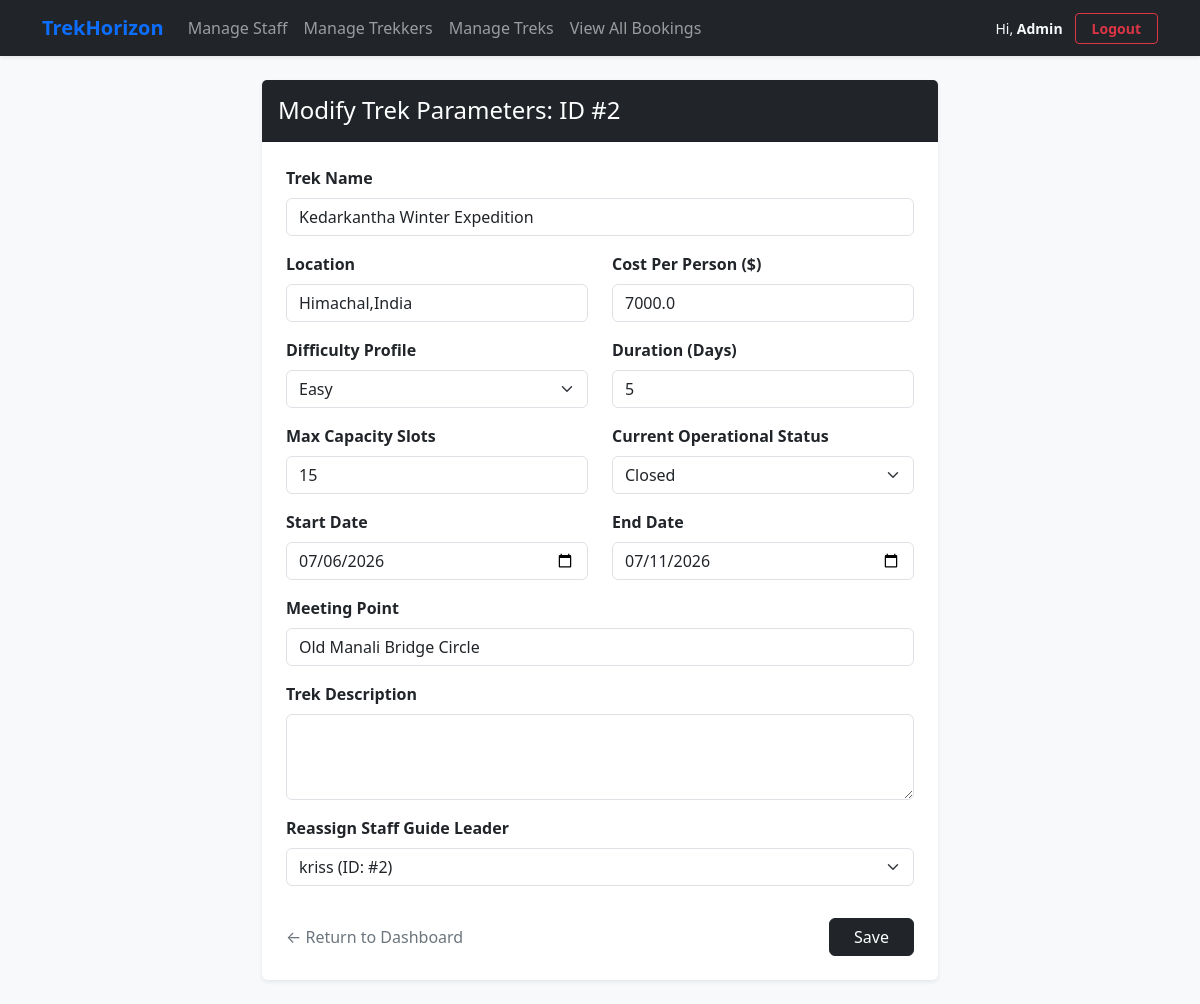
Before: /admin/trek/edit/2 (signed in) with the older database file.
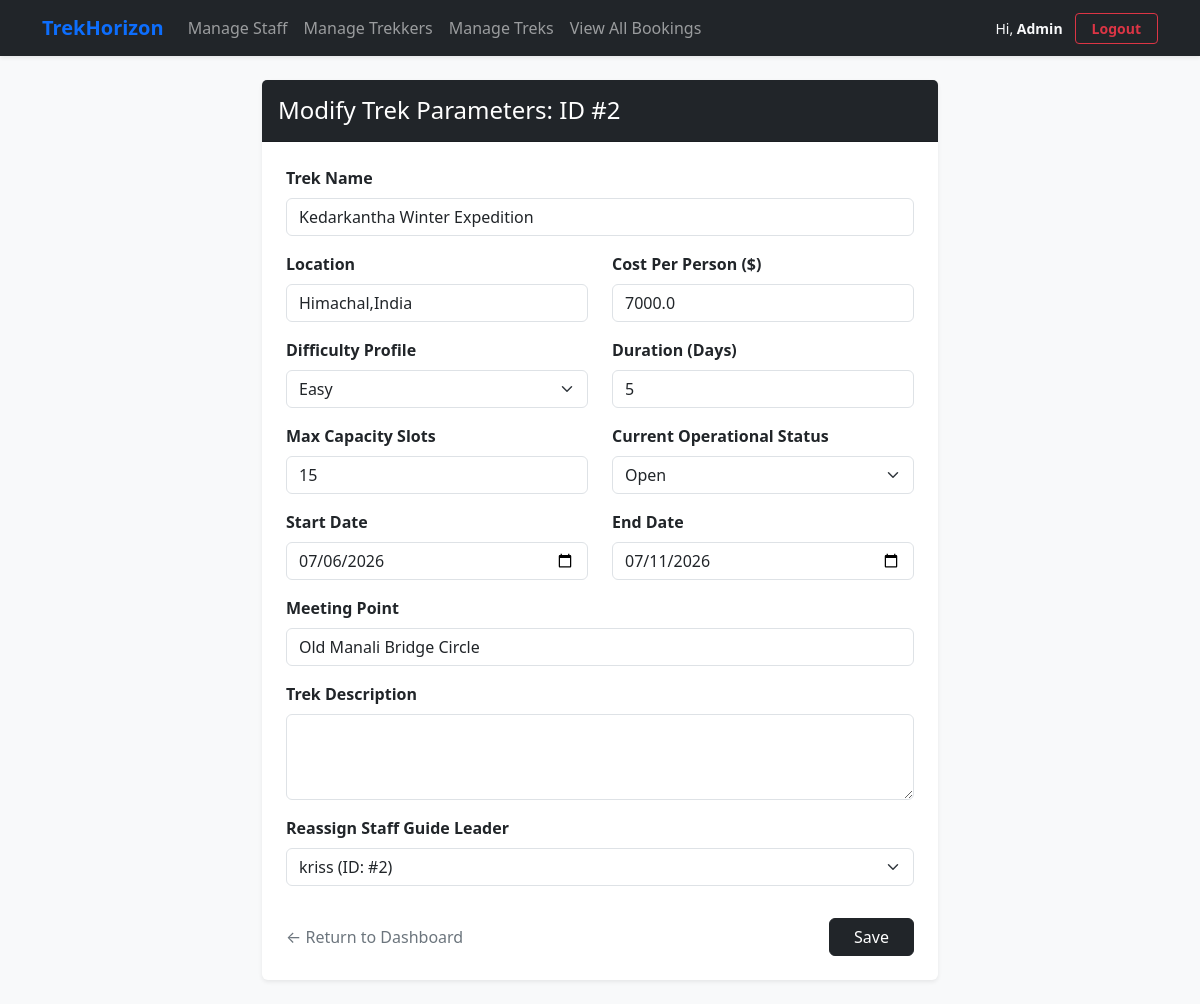
After: the same page with the newer database file.
### models.py (models this page shows)
class Trek(db.Model):
    trek_id = db.Column(db.Integer, primary_key=True, autoincrement=True)
    trek_name = db.Column(db.String(150), nullable=False)
    location = db.Column(db.String(150), nullable=False)
    difficulty = db.Column(db.Enum('Easy', 'Moderate', 'Hard', name='trek_difficulty'), nullable=False)
    duration_days = db.Column(db.Integer, nullable=False)
    available_slots = db.Column(db.Integer, nullable=False)
    max_slots = db.Column(db.Integer, nullable=False)
    start_date = db.Column(db.Date, nullable=False)
    end_date = db.Column(db.Date, nullable=False)
    status = db.Column(db.Enum('Pending', 'Started', 'Open', 'Closed', 'Completed', name='trek_status'), nullable=False)
    assigned_staff_id = db.Column(db.Integer, db.ForeignKey('user.user_id'), nullable=True)
    cost_per_person = db.Column(db.Float, nullable=False, default=0.0)
    meeting_point = db.Column(db.String(255), nullable=True)
    description = db.Column(db.Text, nullable=True)
    bookings = db.relationship('Booking', backref='trek', lazy=True)

class User(db.Model):
    user_id = db.Column(db.Integer, primary_key=True, autoincrement=True)
    name = db.Column(db.String(100), nullable=False)
    email = db.Column(db.String(100), nullable=False, unique=True)
    password = db.Column(db.String(255), nullable=False)
    phone = db.Column(db.String(20), nullable=True)
    role = db.Column(db.Enum('Admin', 'Staff', 'Trekker', name='user_roles'), nullable=False)
    status = db.Column(db.String(20), nullable=False, default='Approved')
    created_at = db.Column(db.DateTime, default=datetime.utcnow)
    managed_treks = db.relationship('Trek', backref='assigned_staff', lazy=True)
    bookings = db.relationship('Booking', backref='trekker', lazy=True)

### routes/admin.py (the view, shortened to what this page needs)
@app.route('/admin/trek/edit/<int:trek_id>', methods=['GET', 'POST'])
def admin_edit_trek(trek_id):
    if 'user_id' not in session or session['user_role'] != 'Admin':
        return "Access Forbidden", 403
    trek = Trek.query.get_or_404(trek_id)
    staff_members = User.query.filter_by(role='Staff', status='Approved').all()
    return render_template('adminedittrek.html', trek=trek, staff=staff_members)

### templates/adminedittrek.html (shortened to what the changed rows need)
{% extends 'base.html' %}
{% block content %}
<div class="container" style="max-width: 700px;">
    <div class="card shadow-sm border-0">
        <div class="card-header bg-dark text-white py-3">
            <h4 class="mb-0">Modify Trek Parameters: ID #{{ trek.trek_id }}</h4>
        </div>
        <div class="card-body p-4">
            <form action="/admin/trek/edit/{{ trek.trek_id }}" method="POST">
                <div class="mb-3">
                    <label class="form-label fw-bold">Trek Name</label>
                    <input type="text" name="trek_name" class="form-control" value="{{ trek.trek_name }}" required>
                </div>
                <div class="row">
                    <div class="mb-3 col-md-6">
                        <label class="form-label fw-bold">Location</label>
                        <input type="text" name="location" class="form-control" value="{{ trek.location }}" required>
                    </div>
                    <div class="mb-3 col-md-6">
                        <label class="form-label fw-bold">Cost Per Person ($)</label>
                        <input type="number" step="0.01" name="cost_per_person" class="form-control" value="{{ trek.cost_per_person }}" required>
                    </div>
                </div>
                <div class="row">
                    <div class="col-md-6 mb-3">
                        <label class="form-label fw-bold">Difficulty Profile</label>
                        <select name="difficulty" class="form-select" required>
                            <option value="Easy" {% if trek.difficulty == 'Easy' %}selected{% endif %}>Easy</option>
                        </select>
                    </div>
                    <div class="col-md-6 mb-3">
                        <label class="form-label fw-bold">Duration (Days)</label>
                        <input type="number" name="duration_days" class="form-control" min="1" value="{{ trek.duration_days }}" required>
                    </div>
                </div>
                <div class="row">
                    <div class="col-md-6 mb-3">
                        <label class="form-label fw-bold">Max Capacity Slots</label>
                        <input type="number" name="max_slots" class="form-control" min="1" value="{{ trek.max_slots }}" required>
                    </div>
                    <div class="col-md-6 mb-3">
                        <label class="form-label fw-bold">Current Operational Status</label>
                        <select name="status" class="form-select">
                            <option value="Open" {% if trek.status == 'Open' %}selected{% endif %}>Open</option>
                            <option value="Closed" {% if trek.status == 'Closed' %}selected{% endif %}>Closed</option>
                        </select>
                    </div>
                </div>
                <div class="row">
                    <div class="col-md-6 mb-3">
                        <label class="form-label fw-bold">Start Date</label>
                        <input type="date" name="start_date" class="form-control" value="{{ trek.start_date.strftime('%Y-%m-%d') }}" required>
                    </div>
                    <div class="col-md-6 mb-3">
                        <label class="form-label fw-bold">End Date</label>
                        <input type="date" name="end_date" class="form-control" value="{{ trek.end_date.strftime('%Y-%m-%d') }}" required>
                    </div>
                </div>
                <div class="mb-3">
                    <label class="form-label fw-bold">Meeting Point</label>
                    <input type="text" name="meeting_point" class="form-control" value="{{ trek.meeting_point }}" required>
                </div>
                <div class="mb-4">
                    <label class="form-label fw-bold">Reassign Staff Guide Leader</label>
                    <select name="assigned_staff_id" class="form-select">
                        {% for member in staff %}
                            <option value="{{ member.user_id }}" {% if trek.assigned_staff_id == member.user_id %}selected{% endif %}>
                                {{ member.name }} (ID: #{{ member.user_id }})
                            </option>
                        {% endfor %}
                    </select>
                </div>
            </form>
        </div>
    </div>
</div>
{% endblock %}

Changed rows visible on the page:
changed Trek "Kedarkantha Winter Expedition": status "Closed" → "Open"
